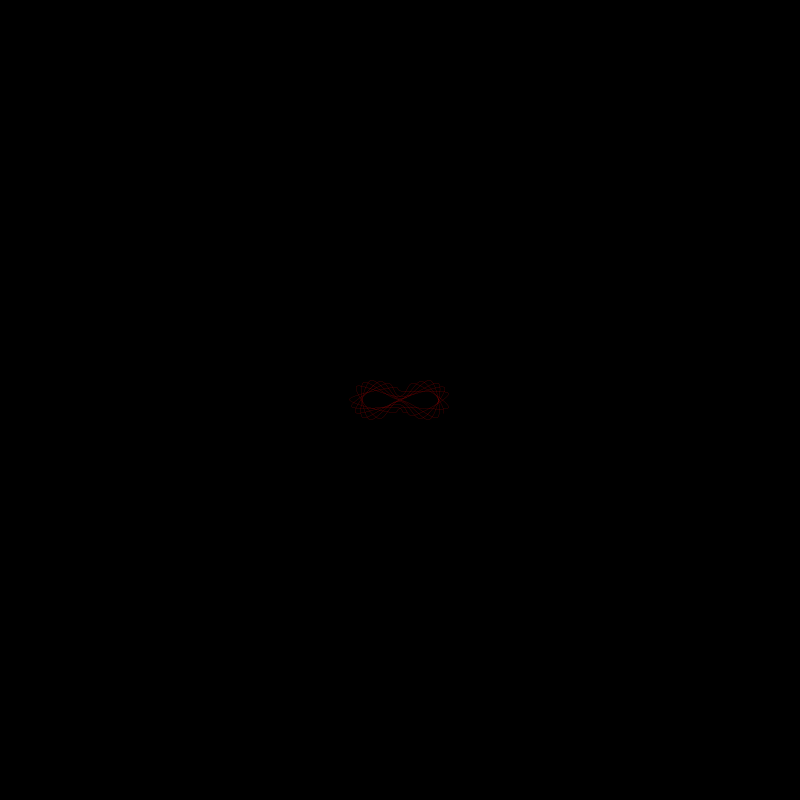
Frame 1 (no input)
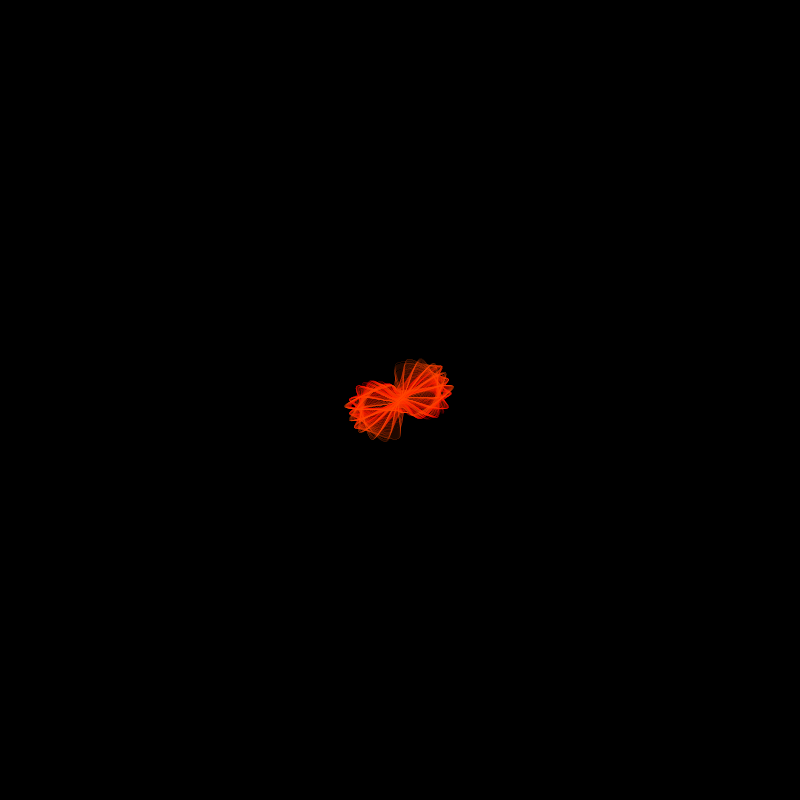
Frame 60 (the mouse pressed at the canvas centre just before this capture)
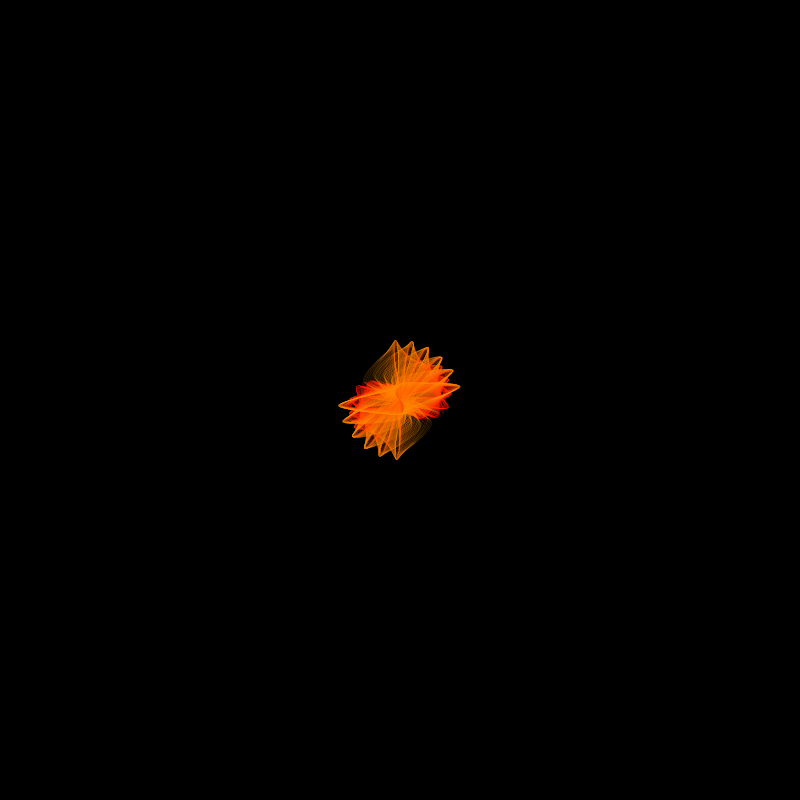
Frame 120 (the mouse held since frame 60 and released just before this capture)

The Processing sketch that drew these frames (run headless with seeded random() and noise(); from frame 60 on, the mouse is pressed at the canvas centre):

// Processing sketch: flower1
// ── flower1.pde


float speed = 5;


//luxurious
/*float k = 2;
float kDelta = 0.00001 * speed;
float ampDelta = 0.05 * speed;
float colourDelta = 0.05 * speed;
*/


//spikey
float k = 1;
float kDelta = 0.0001 * speed;
float ampDelta = 0.02 * speed;
float colourDelta = 0.04 * speed;


float c = 0;
float rotation = 0;

float amp;
//colour delta
float rotationDelta = 0.0001 * speed;
int howMany = 40;
float thickness = 0.001;

void setup() {  // setup() runs once
  amp = width/16;
  size(800,800);
  //fullScreen();
  frameRate(30);
  background(0);
  //smooth(4);
}

void draw() {
  strokeWeight(thickness);
  colorMode(HSB);
  c += colourDelta;
  stroke(c % 255,255,255);
  //rect(0,0,width,height);
  noFill();
  //clear();
  //background(0);
  translate(width/2, height/2);
  rotate(rotation += rotationDelta);
  amp += ampDelta;
  
  //stroke(255);

  beginShape();
  
  for(float a = 0.0; a < howMany; a ++) {
    float r = cos(k * a) * amp;
    float x = r * cos(k * a) * cos(a);
    float y = r * cos(k * a) * sin(a);
    curveVertex(x,y);
    //rotate(-0.0001);
  }
  
  endShape();
  
  print(k);
  print("\n");
  //incr *= 1.001;
  k += kDelta;
  //amp *= 0.9999;
  //howMany++;
  //thickness *= 1.01;
}
